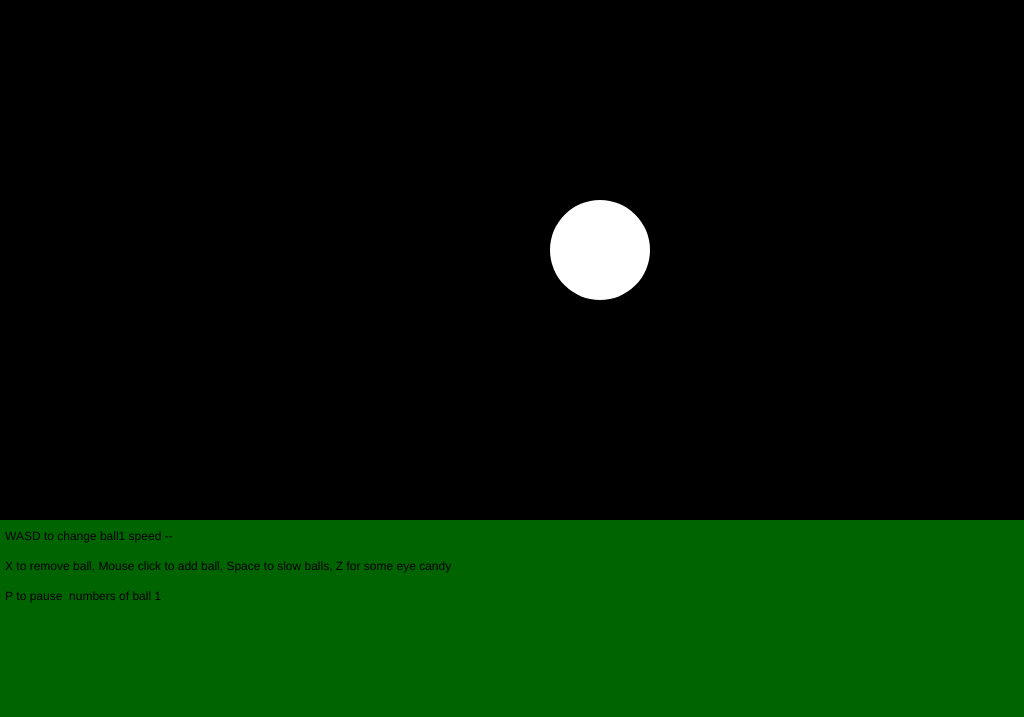
Frame 1 (no input)
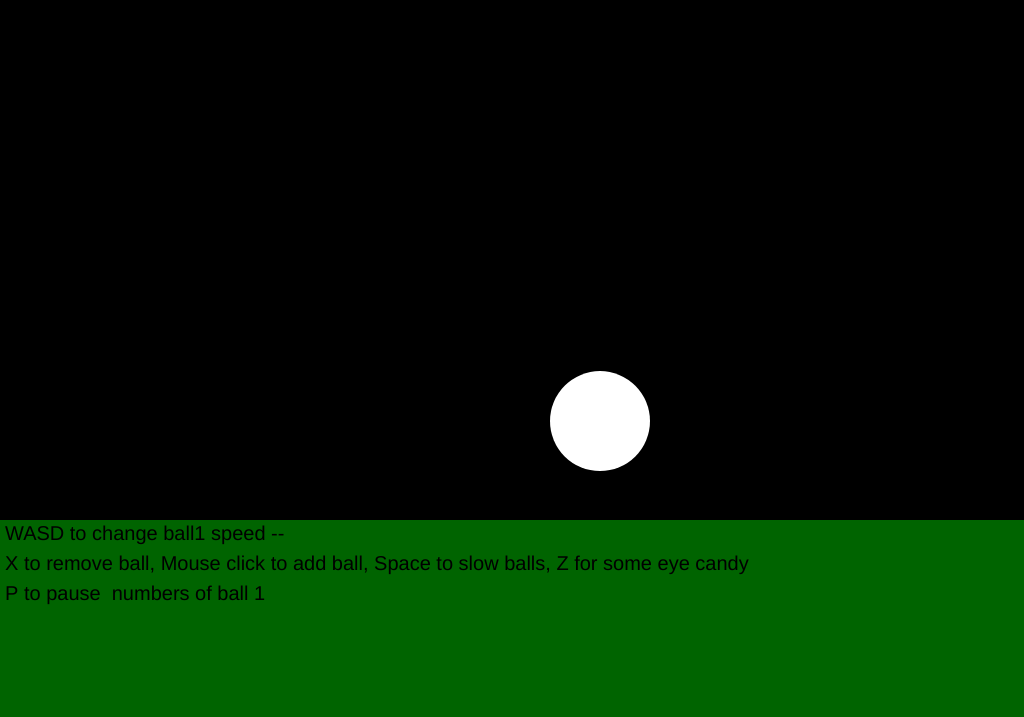
Frame 60 (no input)
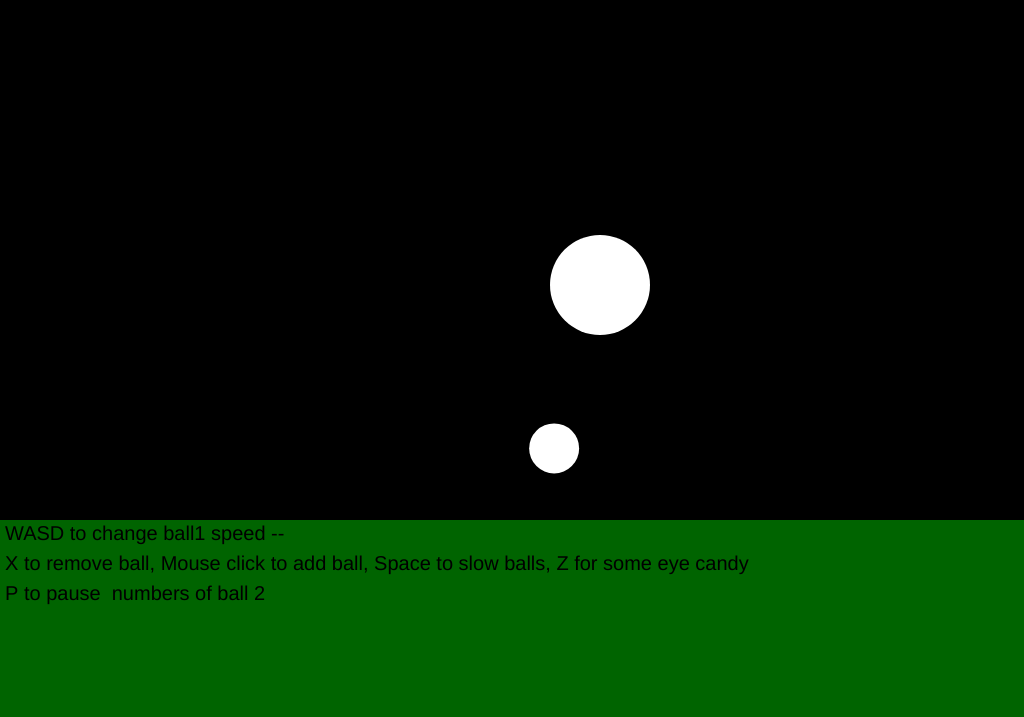
Frame 120 (the mouse pressed at the canvas centre since frame 60)

The p5.js sketch that drew these frames (run headless with seeded random() and noise() and a simulated clock; from frame 60 on, the mouse is pressed at the canvas centre):

// p5.js sketch
// ── sketch.js
function setup() {
    createCanvas(1024, 717)
    // frameRate(3);
    // for (var i = 0; i < 2; ++i) {
    //     balls[i] = new ball(5,random(0,1024), random(0,500),random(-5,5), random(-5,5));
    //   }
    balls[0] = new ball(100,  600, 250, 0,0);
    // balls[1] = new ball(50, 900, 400, -2.1, 0.1);
    // timeFrame(3);
    hx.head.x = hx.x;
    hx.head.y = hx.y;
    background(0);

}

function draw() {
    // text("Frame Count with frameRate " + 
    // int(getFrameRate()), 250, 0);
    if (!makeArt) {background(0);}
    // background(100, 200, 50);
    noStroke();
    text(`${balls.length}`, 5, 600);

    fill(0,100,0);
    rect(0,520,1024,717);
    fill(0);
    text("WASD to change ball1 speed -- ", 5, 540);
    text("X to remove ball, Mouse click to add ball, Space to slow balls, Z for some eye candy", 5, 570);
    text(`P to pause  numbers of ball ${balls.length}`, 5, 600);
    // text(balls[0].vy, 5, 580);
    // //////////

    if (run) {
        for (var i=0;i<balls.length;i++) {
            drawBall(balls[i]);
            balls[i].move();
            balls[i].bounceWall();
            fill(0);
            textSize(20);
            // 
            // text(`${balls[i].vy}`, balls[i].x+10, balls[i].y+10);
    
            for (var j=0; j<balls.length && j != i; j++) {
                balls[i].bounce(balls[j]);
            }
        // console.log(balls[0].count);
        if (balls[i].count > 50) {
            // balls[0].vx = 0;
            // balls[0].vy = 0;
            balls[i].count = 0;
            balls[i].r = balls[i].r/2;
            balls.push(new ball(balls[i].r/2, balls[i].x+50, balls[i].y+50, 5,5));
            // balls[0].color = (random(10,250), 0 , 0);
            console.log("stopped")
        }
        }
    }
    
}

function keyPressed() {
    if (keyCode == 65) {
        balls[0].vx += -10;
    }
    if (keyCode == 68) {
        balls[0].vx += 10;
    }
    if (keyCode == 87) {
        balls[0].vy += -10;
    }
    if (keyCode == 83) {
        balls[0].vy += 10;
    }
    if (keyCode == 32) {
        for (var j=0; j<balls.length; j++) {
            balls[j].vx = balls[j].vx/10;
            balls[j].vy = balls[j].vy/10;
        }
    }
    if (keyCode == 67) {
        console.log(balls[0].count);
    }
    if (keyCode == 88) {
        balls.pop();
    }
    if (keyCode == 90) {
        if (makeArt) {makeArt = false}
        else {makeArt = true}
    }
    if (keyCode == 80) {
        if (run) {run = false}
        else {run = true}
    }
    console.log("keyPressed: " + keyCode)
}

function mousePressed() {
    balls[balls.length] = new ball(50, mouseX, mouseY, random(),random())
    // balls[balls.length].g = -1;
}
// ── human.js
class human {
    cosntructor(x, y) {
        this.body = new ball(50, x, y, 0, 0);
        this.head = new ball(30, x, y-55, 0, 0 );
    }
}

let drawHuman = function(h) {
    noStroke;
    fill(250);
    ellipse(h.body.x, h.body.y, h.body.r);
    ellipse(h.head.x,h.head.y, h.body.r);
}


// ── particle.js
class Particle {
    constructor(mass, position, velocity) {
      this.mass = mass;
      this.position = position;
      this.velocity = velocity;
    }
    getKineticEnergy() {
      var v = this.getVelocity();
      return 0.5 * this.getMass() * (v.x * v.x + v.y * v.y);
    }
    getPotentialEnergy(reference) {
      var m = this.getMass();
      var g = 9.81;
      var h = this.getPosition().y - reference.y;
      return m * g * h;
    }
    getMechanicalEnergy(reference) {
      return this.getKineticEnergy() + this.getPotentialEnergy(reference);
    }
    getMomentum() {
      var v = this.getVelocity();
      var m = this.getMass();
      return { x: m * v.x, y: m * v.y };
    }
    getImpulse() {
      var p = this.getMomentum();
      var t = 1;
      return { x: p.x / t, y: p.y / t };
    }
    getForce(reference) {
      var m = this.getMass();
      var g = 9.81;
      var h = this.getPosition().y - reference.y;
      return { x: 0, y: m * g * h };
    }
    getWeight(reference) {
      var m = this.getMass();
      var g = 9.81;
      var h = this.getPosition().y - reference.y;
      return m * g * h;
    }
    getNormalForce(reference) {
      var m = this.getMass();
      var g = 9.81;
      var h = this.getPosition().y - reference.y;
      return m * g * h;
    }
    getFrictionForce(reference) {
      var m = this.getMass();
      var g = 9.81;
      var h = this.getPosition().y - reference.y;
      return m * g * h;
    }
    getTensionForce(reference) {
      var m = this.getMass();
      var g = 9.81;
      var h = this.getPosition().y - reference.y;
      return m * g * h;
    }
    getSpringForce(reference) {
      var m = this.getMass();
      var g = 9.81;
      var h = this.getPosition().y - reference.y;
      return m * g * h;
    }
    getDragForce(reference) {
      var m = this.getMass();
      var g = 9.81;
      var h = this.getPosition().y - reference.y;
      return m * g * h;
    }
    getCentripetalForce(reference) {
      var m = this.getMass();
      var g = 9.81;
      var h = this.getPosition().y - reference.y;
      return m * g * h;
    }
    getCentrifugalForce(reference) {
      var m = this.getMass();
      var g = 9.81;
      var h = this.getPosition().y - reference.y;
      return m * g * h;
    }
    getLorentzForce(reference) {
      var m = this.getMass();
      var g = 9.81;
      var h = this.getPosition().y - reference.y;
      return m * g * h;
    }
    getGravitationalForce(reference) {
      var m = this.getMass();
      var g = 9.81;
      var h = this.getPosition().y - reference.y;
      return m * g * h;
    }
    getElectrostaticForce(reference) {
      var m = this.getMass();
      var g = 9.81;
      var h = this.getPosition().y - reference.y;
      return m * g * h;
    }
  }
// ── variable.js
class ball {
    constructor(r, x, y, vx, vy) {
      this.r = r;
      this.x = x;
      this.y = y;
      this.vx = vx;
      this.vy = vy;
      this.mass = this.r/10;
      this.color = [20,220,100];
      this.count = 0;
      this.g = 0.1;
    }

    move() {
        this.x += this.vx;
        this.y += this.vy;
        if (!makeArt) {this.vy += this.g;}
        
    }
    bounce(other_ball) {
        // momentum formula
        if ((Math.abs(this.x - other_ball.x) <= this.r && (Math.abs(this.y - other_ball.y) <= this.r) || (Math.abs(this.x - other_ball.x) <= other_ball.r/2 && (Math.abs(this.y - other_ball.y) <= other_ball.r/2) ))) {
            let temp_x = this.vx;
            this.vx = (this.mass - other_ball.mass)/(this.mass + other_ball.mass)*this.vx + (2*other_ball.mass)/(this.mass+ other_ball.mass)*  other_ball.vx ;
            other_ball.vx = (other_ball.mass -this.mass)/(this.mass + other_ball.mass)*other_ball.vx + (2*this.mass)/(this.mass+ other_ball.mass)* temp_x ;
            this.count += 1;

            // console.log("bounce ", this.count);

            let temp_y = this.vy;
            this.vy = (this.mass - other_ball.mass)/(this.mass + other_ball.mass)*this.vy + (2*other_ball.mass)/(this.mass+ other_ball.mass)*  other_ball.vy ;
            other_ball.vy = (other_ball.mass - this.mass)/(this.mass + other_ball.mass)*other_ball.vy + (2*this.mass)/(this.mass+ other_ball.mass)*temp_y;
            other_ball.count += 1;
            this.color = [random()*255,random()*255,random()*255];
            // this.vy += this.g;
        }
    }

    bounceWall() {
        if (this.x > 1024-this.r/2) {
            this.x = 1024-this.r/2;
            this.vx = -this.vx*0.9;
        }
        else if (this.x < this.r/2) {
            this.x = this.r/2;
            this.vx = -this.vx*0.9;
        }
        if (this.y < 0+this.r/2) {
            this.y = this.r/2;
            this.vy = -this.vy*0.9;
        }
        else if (this.y > 512-this.r/2) {
            this.y = 512-this.r/2;
            this.vy = -this.vy*0.90;
        }
    }

    // split() {
    //     if (this.count > 100) {
    //         ball_1 = constructor(this.r/2, this.x+15, this.y+15, 1,1);
    //         // ball_2 = new ball (this.r/2, this.x+15, this.y+15, 1,1);
    //         return ball1;
    //     }
    //     else {return this}
    // }
  }

// function makeBalls(n) {
//     var Balls = new Array(n)
//     for (var i = 0; i < n; ++i) {
//       Balls[i] = new ball(Math.random(-20,20), Math.random(0,1024), Math.random(0,500),Math.random(-5,5), Math.random(-5,5));
//     }
//     return Balls
// }
var balls = [];
var makeArt = false;
var run = true;


let drawBall = function(b) {
    noStroke;
    if (makeArt) {
        fill(b.color[0],b.color[1],b.color[2], random()*100);
    }
    else {    fill(255);}
    ellipse(b.x, b.y, b.r);
}

var hx = {
    x: 300,
    y: 300,
    head: new ball(20, 300, 300, 0, 0),
    body: new ball(50, 300 , 300-40, 0 , 0)
}
